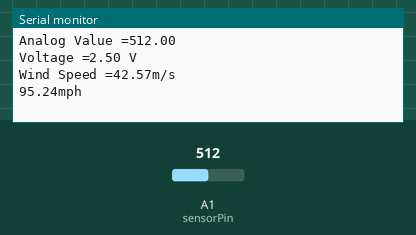
Simulated run of this sketch. Board: Arduino Uno, built with avr-gcc and run on an emulated ATmega328P. On the bench: the last lines printed to the serial monitor. The inputs (shaded band) are chosen by the test bench; at power-on: A1 (sensorPin) = 512.

Above: at 4.2 s.
4.3 s: A1 (sensorPin) set to 716
At 6.9 s:
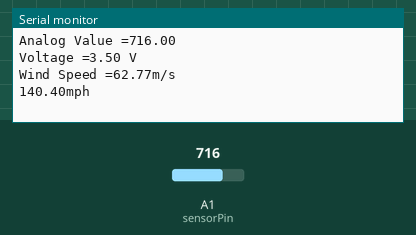
8.1 s: A1 (sensorPin) set to 900
At 9.6 s:
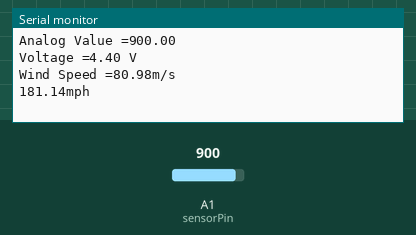
Timing chart, 0 to 11.1 s (numbered marks = the images above; inputs shaded):
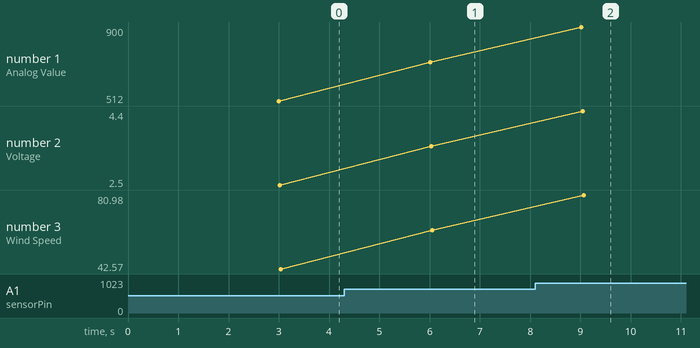

The sketch:

WindSensor.ino
```cpp
int sensorPin = A1;

void setup()
{
  Serial.begin(9600);
  delay(3000);
}

void loop()
{
  float sensorValue = analogRead(sensorPin);
  Serial.print("Analog Value =");
  Serial.println(sensorValue);

  float voltage = (sensorValue / 1023) * 5;
  Serial.print("Voltage =");
  Serial.print(voltage);
  Serial.println(" V");

  float wind_speed = mapfloat(voltage, 0.4, 2, 0, 32.4);
  float speed_mph = ((wind_speed *3600)/1609.344);
  Serial.print("Wind Speed =");
  Serial.print(wind_speed);
  Serial.println("m/s");
  Serial.print(speed_mph);
  Serial.println("mph");
  Serial.println(" ");
  delay(3000);
}

float mapfloat(float x, float in_min, float in_max, float out_min, float out_max)
{
  return (x - in_min) * (out_max - out_min) / (in_max - in_min) + out_min;
}
```

Measured:
- after the input at 4.3 s, the serial monitor: prints a new line after 1.7 s (image 1)
- after the input at 8.1 s, the serial monitor: prints a new line after 0.92 s (image 2)
- plotted number 1: 512 → 716 after the input at 4.3 s, 716 → 900 after the input at 8.1 s
- plotted number 2: 2.5 → 3.5 after the input at 4.3 s, 3.5 → 4.4 after the input at 8.1 s
- plotted number 3: 42.57 → 62.77 after the input at 4.3 s, 62.77 → 80.98 after the input at 8.1 s
